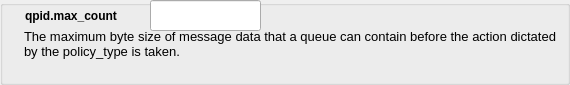
        <widget class="QGroupBox" name="groupBox_16">
         <property name="sizePolicy">
          <sizepolicy hsizetype="Preferred" vsizetype="Minimum">
           <horstretch>0</horstretch>
           <verstretch>0</verstretch>
          </sizepolicy>
         </property>
         <property name="minimumSize">
          <size>
           <width>0</width>
           <height>70</height>
          </size>
         </property>
         <property name="title">
          <string/>
         </property>
         <widget class="QTextEdit" name="textEdit_16">
          <property name="enabled">
           <bool>true</bool>
          </property>
          <property name="geometry">
           <rect>
            <x>20</x>
            <y>25</y>
            <width>541</width>
            <height>51</height>
           </rect>
          </property>
          <property name="minimumSize">
           <size>
            <width>0</width>
            <height>20</height>
           </size>
          </property>
          <property name="font">
           <font>
            <pointsize>10</pointsize>
           </font>
          </property>
          <property name="focusPolicy">
           <enum>Qt::NoFocus</enum>
          </property>
          <property name="autoFillBackground">
           <bool>false</bool>
          </property>
          <property name="styleSheet">
           <string notr="true">background: transparent;</string>
          </property>
          <property name="frameShape">
           <enum>QFrame::NoFrame</enum>
          </property>
          <property name="frameShadow">
           <enum>QFrame::Plain</enum>
          </property>
          <property name="lineWidth">
           <number>0</number>
          </property>
          <property name="verticalScrollBarPolicy">
           <enum>Qt::ScrollBarAlwaysOff</enum>
          </property>
          <property name="horizontalScrollBarPolicy">
           <enum>Qt::ScrollBarAlwaysOff</enum>
          </property>
          <property name="readOnly">
           <bool>true</bool>
          </property>
          <property name="html">
           <string>&lt;!DOCTYPE HTML PUBLIC &quot;-//W3C//DTD HTML 4.0//EN&quot; &quot;http://www.w3.org/TR/REC-html40/strict.dtd&quot;&gt;
&lt;html&gt;&lt;head&gt;&lt;meta name=&quot;qrichtext&quot; content=&quot;1&quot; /&gt;&lt;style type=&quot;text/css&quot;&gt;
p, li { white-space: pre-wrap; }
&lt;/style&gt;&lt;/head&gt;&lt;body style=&quot; font-family:'Cantarell'; font-size:10pt; font-weight:400; font-style:normal;&quot;&gt;
&lt;p style=&quot; margin-top:0px; margin-bottom:0px; margin-left:0px; margin-right:0px; -qt-block-indent:0; text-indent:0px;&quot;&gt;The maximum byte size of message data that a queue can contain before the action dictated by the policy_type is taken.&lt;/p&gt;&lt;/body&gt;&lt;/html&gt;</string>
          </property>
         </widget>
         <widget class="QLineEdit" name="max_count">
          <property name="geometry">
           <rect>
            <x>150</x>
            <y>0</y>
            <width>111</width>
            <height>31</height>
           </rect>
          </property>
          <property name="maxLength">
           <number>12</number>
          </property>
         </widget>
         <widget class="QLabel" name="label_3">
          <property name="geometry">
           <rect>
            <x>25</x>
            <y>5</y>
            <width>121</width>
            <height>21</height>
           </rect>
          </property>
          <property name="font">
           <font>
            <weight>75</weight>
            <bold>true</bold>
           </font>
          </property>
          <property name="text">
           <string>qpid.max_count</string>
          </property>
         </widget>
        </widget>
